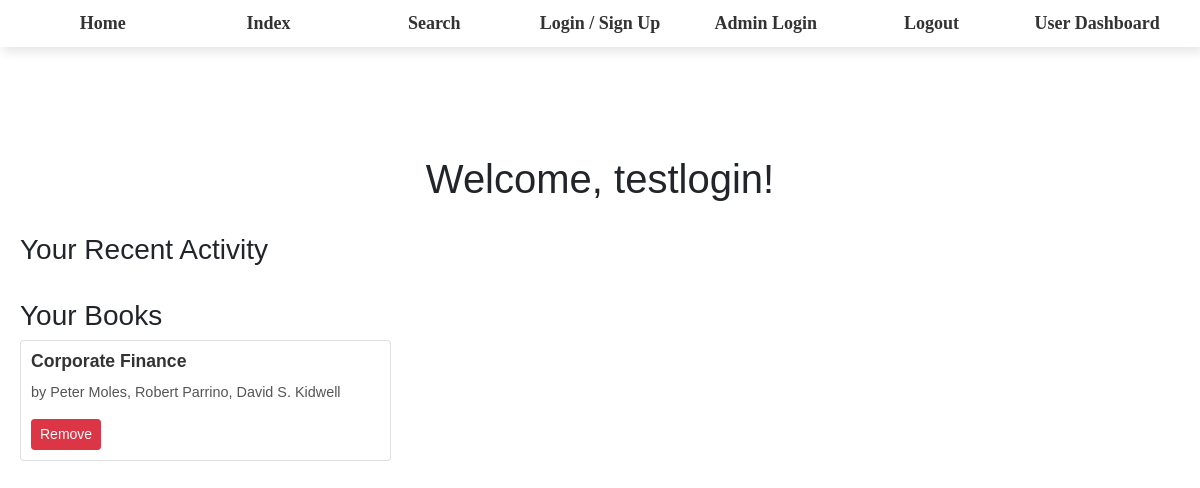
Page /dashboard (signed in) on the earlier database version.
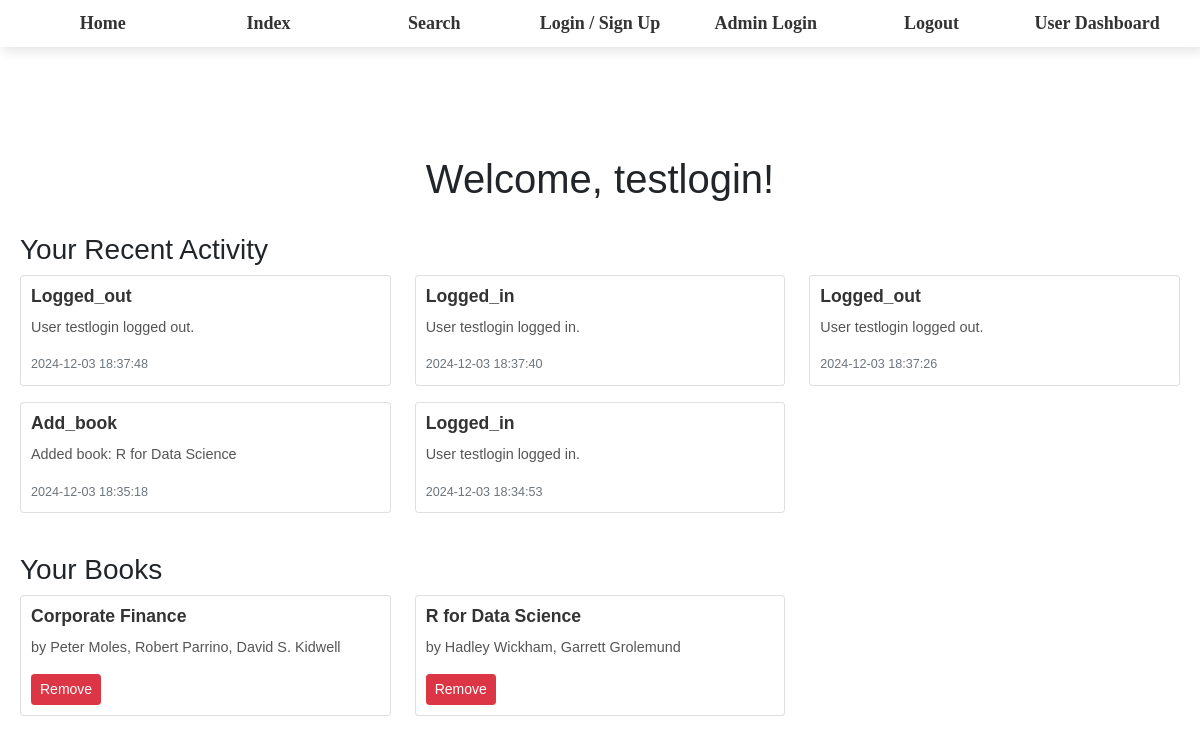
Same page on the later database version.
### models/models.py (models this page shows, shortened)
class User(UserMixin, db.Model):
    id = db.Column(db.Integer, primary_key=True)
    username = db.Column(db.String(80), unique=True, nullable=False)
    password = db.Column(db.String(200), nullable=False)
    is_admin = db.Column(db.Boolean, default=False)  # Admin flag
    books = db.relationship('Book', back_populates='user')

class Book(db.Model):
    id = db.Column(db.Integer, primary_key=True)
    title = db.Column(db.String(255))
    author = db.Column(db.String(255))
    description = db.Column(db.String(500))
    user_id = db.Column(db.Integer, db.ForeignKey('user.id'), nullable=False)
    thumbnail = db.Column(db.String(255), nullable=True)
    rating = db.Column(db.Float, nullable=True)
    order_index = db.Column(db.Integer)  # New column to store the order index
    user = db.relationship('User', back_populates='books')

class RecentActivity(db.Model):
    __tablename__ = 'recent_activity'
    id = db.Column(db.Integer, primary_key=True)
    activity_type = db.Column(db.String(100), nullable=False)  # e.g., 'searched_book', 'added_book', 'removed_book'
    timestamp = db.Column(db.DateTime, default=datetime.utcnow)
    description = db.Column(db.String(255), nullable=True)  # Optional: additional description of activity
    user_id = db.Column(db.Integer, db.ForeignKey('user.id'), nullable=True)
    user = relationship('User', backref='recent_activities', lazy=True)

### app.py (the view, shortened to what this page needs)
@app.route('/dashboard', methods=['GET', 'POST'])
@login_required
def dashboard():
    if current_user.is_admin:
        flash('Access denied. Admins cannot access user dashboards.', 'danger')
        return redirect(url_for('admin_dashboard'))  # Redirect admins to the admin dashboard
    books = Book.query.filter_by(user_id=current_user.id).all()
    activities = RecentActivity.query.filter_by(user_id=current_user.id).order_by(RecentActivity.timestamp.desc()).limit(5).all()
    return render_template('dashboard.html', user=current_user, books=books, activities=activities)

### app.py (called while the page is built)
@login_manager.user_loader
def load_user(user_id):
    return User.query.get(int(user_id))

### templates/dashboard.html (shortened to what this page needs)
<!DOCTYPE html>
<html lang="en">
<head>
    <link rel="stylesheet" href="https://cdn.jsdelivr.net/npm/bootstrap@5.1.0/dist/css/bootstrap.min.css">
</head>
<body>
    {% include 'template.html' %}
    {% block content %}
      <div class="container mt-5">
        <h1>Welcome, {{ user.username }}!</h1>
        <div class="recent-activity mt-4">
          <h3>Your Recent Activity</h3>
          <div class="row">
            {% for activity in activities %}
              <div class="col-md-4 mb-3">
                <div class="card">
                  <div class="card-body">
                    <h5 class="card-title">{{ activity.activity_type.capitalize() }}</h5>
                    <p class="card-text">{{ activity.description }}</p>
                    <p class="card-text"><small class="text-muted">{{ activity.timestamp.strftime('%Y-%m-%d %H:%M:%S') }}</small></p>
                  </div>
                </div>
              </div>
            {% endfor %}
          </div>
        </div>
        <div class="my-books mt-4">
          <h3>Your Books</h3>
          <div class="row">
            {% for book in books %}
              <div class="col-md-4 mb-3">
                <div class="card">
                  <div class="card-body">
                    <h5 class="card-title">{{ book.title }}</h5>
                    <p class="card-text">by {{ book.author }}</p>
                    <form method="POST" action="{{ url_for('remove_book_from_shelf', book_id=book.id) }}" style="display:inline;">
                      <button type="submit" class="btn btn-danger btn-sm">Remove</button>
                    </form>
                  </div>
                </div>
              </div>
            {% endfor %}
          </div>
        </div>
      </div>
    {% endblock %}
</body>
</html>

### templates/template.html (shortened to what this page needs)
<!DOCTYPE html>
<html lang="en">
<head>
    <link rel="stylesheet" href="https://cdnjs.cloudflare.com/ajax/libs/font-awesome/6.0.0-beta3/css/all.min.css">
    <link rel="stylesheet" href="{{url_for('static',filename='css/styles.css')}}">
</head>
<body>
    <nav>
        <ul>
            <li><a href="{{ url_for('home') }}">Home</a></li>
            <li><a href="{{ url_for('index') }}">Index</a></li>
            <li><a href="{{ url_for('search') }}">Search</a></li>
            <li><a href="{{ url_for('auth') }}">Login / Sign Up</a></li>
            <li><a href="{{ url_for('admin_login') }}">Admin Login</a></li>
            {% if current_user.is_authenticated %}
                <li><a href="{{ url_for('logout') }}">Logout</a></li>
                {% if current_user.is_admin %}
                    <li><a href="{{ url_for('admin_dashboard') }}">Admin Dashboard</a></li>
                {% else %}
                    <li><a href="{{ url_for('dashboard') }}">User Dashboard</a></li>
                {% endif %}
            {% endif %}
        </ul>
    </nav>
    <div style="padding: 20px;">
    </div>
</body>
</html>

### static/css/styles.css (style rules this page uses)
body { font-family: Arial, sans-serif; margin: 0; padding: 0; background-image: url('/static/images/sample.jpg'); background-size: cover; background-position: center; background-repeat: no-repeat; backdrop-filter: blur(20px); }
nav { background-color: rgba(255, 255, 255, 0.3); backdrop-filter: blur(15px); box-shadow: 1px 1px 0 0 rgba(255, 255, 255, 0.8) inset, 3px 5px 10px 0 rgba(0, 0, 0, 0.1); padding: 10px 20px; position: sticky; top: 0; z-index: 1000; }
nav ul { list-style: none; display: flex; justify-content: space-between; align-items: center; margin: 0; padding: 0; }
nav ul li { flex: 1; text-align: center; }
nav ul li a { font-family: Raleway, serif; color: #333; text-decoration: none; font-size: 18px; font-weight: 700; text-align: center; padding: 10px 15px; border-radius: 5px; transition: transform 0.3s ease, background 0.3s ease; background: rgba(255, 255, 255, 0.3); }
.container { max-width: 1200px; margin: 0 auto; padding: 20px; }
h1 { text-align: center; margin-bottom: 30px; font-family: Arial, sans-serif; }
.card-body { flex-grow: 1; padding: 10px; display: flex; flex-direction: column; }
.card-title { font-size: 1.1rem; font-weight: bold; margin-bottom: 10px; color: #333; }
.card-text { font-size: 0.9rem; color: #555; margin-bottom: 15px; overflow: hidden; text-overflow: ellipsis; white-space: nowrap; }

Differences in the rows shown:
added RecentActivity: activity_type "Logged_out", description "User testlogin logged out.", timestamp "2024-12-03 18:37:48"
added RecentActivity: activity_type "Logged_in", description "User testlogin logged in.", timestamp "2024-12-03 18:37:40"
added RecentActivity: activity_type "Logged_out", description "User testlogin logged out.", timestamp "2024-12-03 18:37:26"
added RecentActivity: activity_type "Add_book", description "Added book: R for Data Science", timestamp "2024-12-03 18:35:18"
added RecentActivity: activity_type "Logged_in", description "User testlogin logged in.", timestamp "2024-12-03 18:34:53"
added Book: title "R for Data Science", author "Hadley Wickham, Garrett Grolemund"
